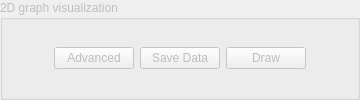
              <widget class="QGroupBox" name="groupBox_2D_bonds">
               <property name="enabled">
                <bool>false</bool>
               </property>
               <property name="sizePolicy">
                <sizepolicy hsizetype="Expanding" vsizetype="Preferred">
                 <horstretch>0</horstretch>
                 <verstretch>0</verstretch>
                </sizepolicy>
               </property>
               <property name="minimumSize">
                <size>
                 <width>0</width>
                 <height>0</height>
                </size>
               </property>
               <property name="title">
                <string>2D graph visualization</string>
               </property>
               <layout class="QHBoxLayout" name="horizontalLayout_14">
                <item>
                 <spacer name="horizontalSpacer_24">
                  <property name="orientation">
                   <enum>Qt::Horizontal</enum>
                  </property>
                  <property name="sizeHint" stdset="0">
                   <size>
                    <width>40</width>
                    <height>20</height>
                   </size>
                  </property>
                 </spacer>
                </item>
                <item>
                 <widget class="QPushButton" name="pushButton_bonds_advanced">
                  <property name="text">
                   <string>Advanced</string>
                  </property>
                 </widget>
                </item>
                <item>
                 <widget class="QPushButton" name="pushButton_bonds_save_data">
                  <property name="text">
                   <string>Save Data</string>
                  </property>
                 </widget>
                </item>
                <item>
                 <widget class="QPushButton" name="button_bonds_draw_graph">
                  <property name="text">
                   <string>Draw</string>
                  </property>
                 </widget>
                </item>
                <item>
                 <spacer name="horizontalSpacer_13">
                  <property name="orientation">
                   <enum>Qt::Horizontal</enum>
                  </property>
                  <property name="sizeHint" stdset="0">
                   <size>
                    <width>40</width>
                    <height>20</height>
                   </size>
                  </property>
                 </spacer>
                </item>
               </layout>
              </widget>
